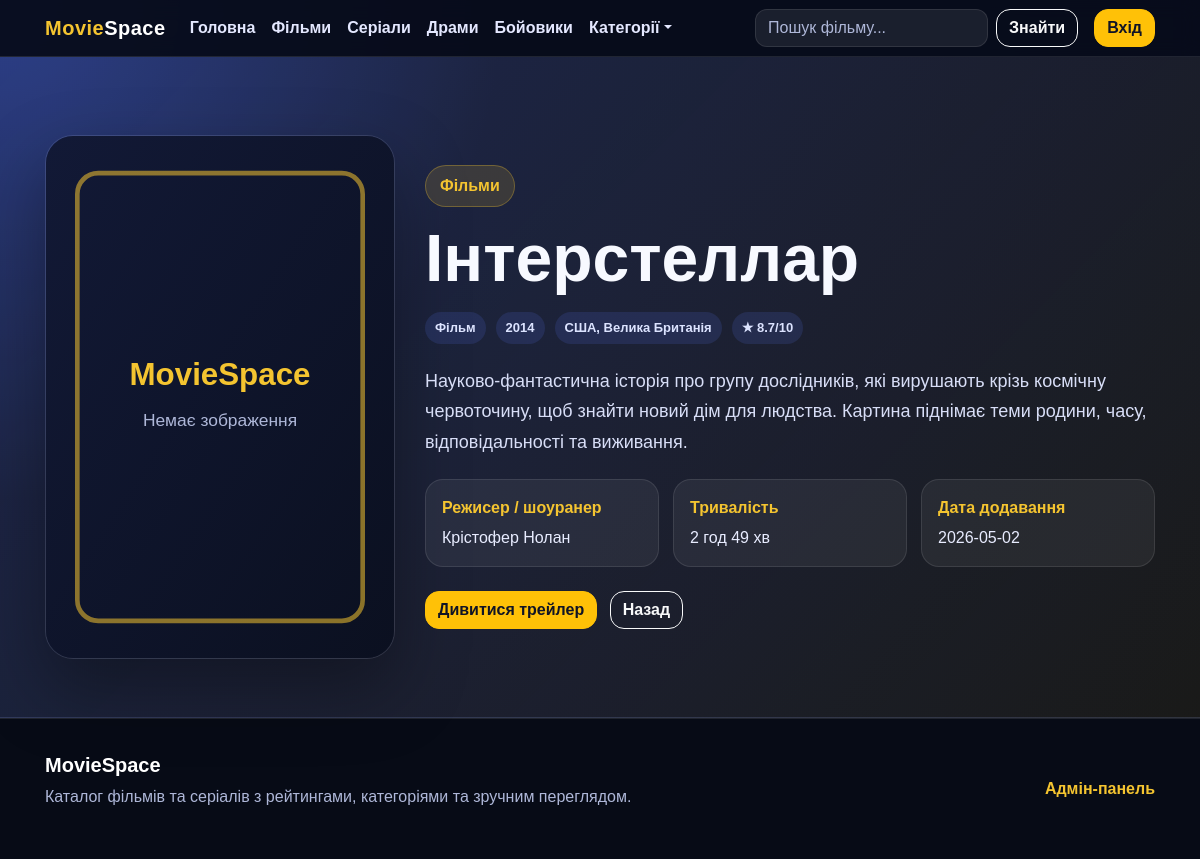
/post.php?post_id=2, run on the app's committed database.
### tables this page shows
CREATE TABLE `menu` (
  `id` int(11) NOT NULL AUTO_INCREMENT,
  `title` varchar(100) NOT NULL,
  `link` varchar(255) NOT NULL,
  `sort_order` int(11) NOT NULL DEFAULT 0,
  PRIMARY KEY (`id`)
);

CREATE TABLE `news` (
  `id` int(11) NOT NULL AUTO_INCREMENT,
  `header` varchar(255) NOT NULL,
  `content` text NOT NULL,
  `image` varchar(500) NOT NULL,
  `datatime` date NOT NULL,
  `category_id` int(11) NOT NULL DEFAULT 0,
  `media_type` varchar(40) NOT NULL DEFAULT 'Фільм',
  `year` int(4) NOT NULL,
  `rating` decimal(3,1) NOT NULL DEFAULT 0.0,
  `director` varchar(180) DEFAULT NULL,
  `country` varchar(180) DEFAULT NULL,
  `duration` varchar(100) DEFAULT NULL,
  `trailer` varchar(500) DEFAULT NULL,
  `featured` tinyint(1) NOT NULL DEFAULT 0,
  `created_at` timestamp NOT NULL DEFAULT current_timestamp(),
  PRIMARY KEY (`id`),
  KEY `category_id` (`category_id`)
);

CREATE TABLE `categories` (
  `id` int(11) NOT NULL AUTO_INCREMENT,
  `name` varchar(100) NOT NULL,
  `slug` varchar(120) NOT NULL,
  `description` varchar(255) DEFAULT NULL,
  PRIMARY KEY (`id`)
);

### include/functions.php (called while the page is built, shortened)
<?php
require_once __DIR__ . '/config.php';
function esc($value) {
    return htmlspecialchars((string)$value, ENT_QUOTES, 'UTF-8');
}
function catalog_db_ready() {
    global $conn;
    return $conn instanceof mysqli;
}
function catalog_seed_categories_map() {
    $map = [];
    foreach (catalog_seed_data()['categories'] as $category) {
        $map[(int)$category['id']] = $category;
    }
    return $map;
}
function catalog_merge_category_name(array $items) {
    return $items;
}
function get_menu() {
    global $conn;
    $result = mysqli_query($conn, "SELECT * FROM menu ORDER BY sort_order ASC, id ASC");
    return mysqli_fetch_all($result, MYSQLI_ASSOC);
}
function get_categories() {
    global $conn;
    $result = mysqli_query($conn, "SELECT * FROM categories ORDER BY id ASC");
    return mysqli_fetch_all($result, MYSQLI_ASSOC);
}
function get_post_by_id($post_id) {
    global $conn;
    $post_id = mysqli_real_escape_string($conn, $post_id);
    $sql = "SELECT news.*, categories.name AS category_name
            FROM news
            LEFT JOIN categories ON news.category_id = categories.id
            WHERE news.id = $post_id
            LIMIT 1";
    $result = mysqli_query($conn, $sql);
    $row = mysqli_fetch_assoc($result);
    return $row ? catalog_merge_category_name([$row])[0] : null;
}
?>

### post.php (the view, shortened to what this page needs)
<?php include_once 'header.php'; ?>
<?php
$post_id = isset($_GET['post_id']) ? $_GET['post_id'] : 0;
$post = get_post_by_id($post_id);
?>
<?php if (!$post): ?>
    <div class="container py-5"><div class="alert alert-danger">Запис не знайдено.</div></div>
<?php else: ?>
<section class="details-hero">
    <div class="container">
        <div class="row align-items-center">
            <div class="col-lg-4">
                <img class="details-poster" src="<?= esc($post['image']); ?>" alt="<?= esc($post['header']); ?>" onerror="this.src='img/no-image.svg'">
            </div>
            <div class="col-lg-8 mt-4 mt-lg-0">
                <span class="hero-badge"><?= esc($post['category_name']); ?></span>
                <h1><?= esc($post['header']); ?></h1>
                <div class="details-meta">
                    <span><?= esc($post['media_type']); ?></span>
                    <span><?= esc($post['year']); ?></span>
                    <span><?= esc($post['country']); ?></span>
                    <span>★ <?= esc($post['rating']); ?>/10</span>
                </div>
                <p><?= nl2br(esc($post['content'])); ?></p>
                <div class="info-grid">
                    <div><strong>Режисер / шоуранер</strong><span><?= esc($post['director']); ?></span></div>
                    <div><strong>Тривалість</strong><span><?= esc($post['duration']); ?></span></div>
                    <div><strong>Дата додавання</strong><span><?= esc($post['datatime']); ?></span></div>
                </div>
                <div class="mt-4">
                    <?php if (!empty($post['trailer'])): ?>
                        <a class="btn btn-warning" href="<?= esc($post['trailer']); ?>" target="_blank" rel="noopener">Дивитися трейлер</a>
                    <?php endif; ?>
                    <a href="index.php" class="btn btn-outline-light ml-2">Назад</a>
                </div>
            </div>
        </div>
    </div>
</section>
<?php endif; ?>
<?php include_once 'footer.php'; ?>

### header.php (shortened to what this page needs)
<?php
require_once __DIR__ . '/include/functions.php';
$menus = get_menu();
$categories = get_categories();
?>
<!doctype html>
<html lang="uk">
<head>
    <link rel="stylesheet" href="https://cdn.jsdelivr.net/npm/bootstrap@4.6.0/dist/css/bootstrap.min.css">
    <link rel="stylesheet" href="css/main.css">
</head>
<body>
<nav class="navbar navbar-expand-lg navbar-dark site-navbar sticky-top">
    <div class="container">
        <a class="navbar-brand logo" href="index.php"><span>Movie</span>Space</a>
        <div class="collapse navbar-collapse" id="navbarSupportedContent">
            <ul class="navbar-nav mr-auto">
                <?php foreach ($menus as $menu): ?>
                    <li class="nav-item">
                        <a class="nav-link" href="<?= esc($menu['link']); ?>"><?= esc($menu['title']); ?></a>
                    </li>
                <?php endforeach; ?>
                <li class="nav-item dropdown">
                    <a class="nav-link dropdown-toggle" href="#" id="categoryDropdown" role="button" data-toggle="dropdown" aria-haspopup="true" aria-expanded="false">Категорії</a>
                </li>
            </ul>
            <form class="form-inline search-form" action="index.php" method="get">
                <input class="form-control mr-sm-2" type="search" name="q" placeholder="Пошук фільму..." aria-label="Search" value="<?= isset($_GET['q']) ? esc($_GET['q']) : ''; ?>">
                <button class="btn btn-outline-light my-2 my-sm-0" type="submit">Знайти</button>
            </form>
            <a class="btn btn-warning ml-lg-3 auth-btn" href="login/index.php">Вхід</a>
        </div>
    </div>
</nav>
<main>

### css/main.css (style rules this page uses)
* { box-sizing: border-box; }
html { scroll-behavior: smooth; }
body { margin: 0; font-family: Arial, Helvetica, sans-serif; color: var(--text); background: radial-gradient(circle at top left, #20306b 0, #0b1020 34%, #070b16 100%); min-height: 100vh; }
a { color: inherit; }
.site-navbar { background: rgba(8, 12, 28, 0.92); backdrop-filter: blur(10px); border-bottom: 1px solid var(--border); }
.logo { font-weight: 800; letter-spacing: 0.5px; }
.logo span { color: var(--accent); }
.navbar-dark .navbar-nav .nav-link { color: #e4e8ff; font-weight: 600; }
.search-form input { background: rgba(255, 255, 255, 0.08); border: 1px solid var(--border); color: var(--text); }
.search-form input::placeholder { color: var(--muted); }
.auth-btn { font-weight: 700; }
.hero-section, .details-hero { padding: 78px 0 58px; background: linear-gradient(135deg, rgba(95, 124, 255, 0.2), rgba(244, 196, 48, 0.08)); border-bottom: 1px solid var(--border); }
.hero-badge { display: inline-block; padding: 8px 14px; border-radius: 999px; background: rgba(244, 196, 48, 0.14); color: var(--accent); border: 1px solid rgba(244, 196, 48, 0.3); font-weight: 700; margin-bottom: 18px; }
.hero-section h1, .details-hero h1 { font-size: clamp(36px, 6vw, 66px); line-height: 1.02; font-weight: 900; margin-bottom: 20px; }
.hero-section p, .details-hero p { color: #d8def7; font-size: 18px; line-height: 1.7; }
.movie-meta span, .details-meta span { padding: 6px 10px; border-radius: 999px; background: rgba(95, 124, 255, 0.14); color: #dce3ff; font-size: 13px; font-weight: 700; }
.btn-warning { border-radius: 14px; font-weight: 800; color: #101426; }
.btn-outline-light { border-radius: 14px; font-weight: 700; }
.details-poster { width: 100%; max-height: 620px; object-fit: cover; border-radius: 28px; border: 1px solid var(--border); box-shadow: 0 30px 70px rgba(0,0,0,0.34); }
.details-meta { display: flex; flex-wrap: wrap; gap: 10px; margin: 12px 0 22px; }
.info-grid { display: grid; grid-template-columns: repeat(3, minmax(0, 1fr)); gap: 14px; margin-top: 22px; }
.info-grid div { background: rgba(255,255,255,0.06); border: 1px solid var(--border); border-radius: 18px; padding: 16px; }
.info-grid strong, .info-grid span { display: block; }
.info-grid strong { color: var(--accent); margin-bottom: 6px; }
.info-grid span { color: #e8ecff; }
.form-control, .custom-select { border-radius: 12px; }

### data on the page
menu: title "Головна"
menu: title "Фільми"
menu: title "Серіали"
menu: title "Драми"
menu: title "Бойовики"
news: category.name "Фільми", header "Інтерстеллар", media_type "Фільм", year "2014", country "США, Велика Британія", rating "8.7", content "Науково-фантастична історія про групу дослідників, які вирушають крізь космічну червоточину, щоб знайти новий дім для людства. Картина піднімає теми родини, часу, відповідальності та виживання.", director "Крістофер Нолан", duration "2 год 49 хв", datatime "2026-05-02"
